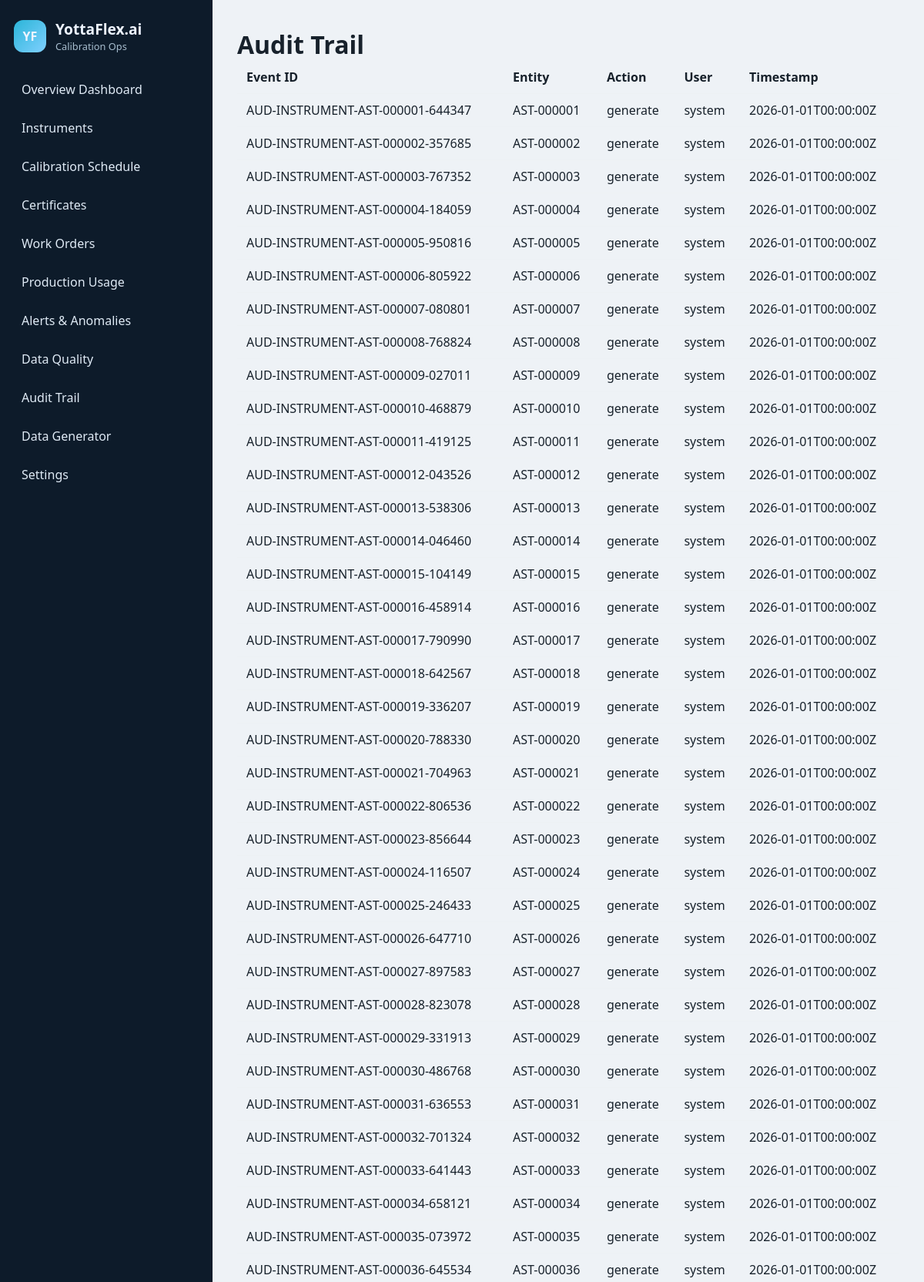
Screenshot of /audit (upper part) with the database file from the repository.
### tables this page shows
CREATE TABLE audit_record (
    id INTEGER PRIMARY KEY AUTOINCREMENT,
    event_id TEXT UNIQUE NOT NULL,
    entity_type TEXT NOT NULL,
    entity_id TEXT NOT NULL,
    action TEXT NOT NULL,
    previous_state TEXT,
    new_state TEXT,
    user_name TEXT NOT NULL,
    created_at TEXT NOT NULL,
    reason TEXT
);

### yottaflex/app.py (the view)
    @app.route('/audit')
    def audit():
        conn = get_connection(app.config['DATABASE_PATH'])
        rows = conn.execute('SELECT * FROM audit_record ORDER BY created_at DESC LIMIT 100').fetchall()
        conn.close()
        return render_template('audit.html', audits=rows)

### yottaflex/db.py (called while the page is built)
def get_connection(database_path=None):
    path = database_path or os.getenv('DATABASE_PATH')
    if not path:
        os.makedirs(str(BASE_DIR / 'data'), exist_ok=True)
        path = str(BASE_DIR / 'data' / 'yottaflex.db')
    os.makedirs(os.path.dirname(path) or '.', exist_ok=True)
    conn = sqlite3.connect(path)
    conn.row_factory = sqlite3.Row
    return conn

### templates/audit.html (shortened to what this page needs)
{% extends 'base.html' %}
{% block content %}
<h1>Audit Trail</h1>
<table class="table">
  <thead><tr><th>Event ID</th><th>Entity</th><th>Action</th><th>User</th><th>Timestamp</th></tr></thead>
  <tbody>
    {% for row in audits %}
    <tr><td>{{ row.event_id }}</td><td>{{ row.entity_id }}</td><td>{{ row.action }}</td><td>{{ row.user_name }}</td><td>{{ row.created_at }}</td></tr>
    {% endfor %}
  </tbody>
</table>
{% endblock %}

### static/styles.css (style rules this page uses)
body { margin:0; font-family:Segoe UI, Arial,sans-serif; background:#eef2f6; color:#17212b; }
h1 { margin: 4px 0 0; font-size:2rem; }
.table { width:100%; border-collapse:collapse; }
.table th, .table td { padding:10px 12px; border-bottom:1px solid #edf1f4; text-align:left; }

### rows the page displays
audit_record: event_id "AUD-INSTRUMENT-AST-000001-644347", entity_id "AST-000001", action "generate", user_name "system", created_at "2026-01-01T00:00:00Z"
audit_record: event_id "AUD-INSTRUMENT-AST-000002-357685", entity_id "AST-000002", action "generate", user_name "system", created_at "2026-01-01T00:00:00Z"
audit_record: event_id "AUD-INSTRUMENT-AST-000003-767352", entity_id "AST-000003", action "generate", user_name "system", created_at "2026-01-01T00:00:00Z"
audit_record: event_id "AUD-INSTRUMENT-AST-000004-184059", entity_id "AST-000004", action "generate", user_name "system", created_at "2026-01-01T00:00:00Z"
audit_record: event_id "AUD-INSTRUMENT-AST-000005-950816", entity_id "AST-000005", action "generate", user_name "system", created_at "2026-01-01T00:00:00Z"
audit_record: event_id "AUD-INSTRUMENT-AST-000006-805922", entity_id "AST-000006", action "generate", user_name "system", created_at "2026-01-01T00:00:00Z"
audit_record: event_id "AUD-INSTRUMENT-AST-000007-080801", entity_id "AST-000007", action "generate", user_name "system", created_at "2026-01-01T00:00:00Z"
audit_record: event_id "AUD-INSTRUMENT-AST-000008-768824", entity_id "AST-000008", action "generate", user_name "system", created_at "2026-01-01T00:00:00Z"
audit_record: event_id "AUD-INSTRUMENT-AST-000009-027011", entity_id "AST-000009", action "generate", user_name "system", created_at "2026-01-01T00:00:00Z"
audit_record: event_id "AUD-INSTRUMENT-AST-000010-468879", entity_id "AST-000010", action "generate", user_name "system", created_at "2026-01-01T00:00:00Z"
audit_record: event_id "AUD-INSTRUMENT-AST-000011-419125", entity_id "AST-000011", action "generate", user_name "system", created_at "2026-01-01T00:00:00Z"
audit_record: event_id "AUD-INSTRUMENT-AST-000012-043526", entity_id "AST-000012", action "generate", user_name "system", created_at "2026-01-01T00:00:00Z"
audit_record: event_id "AUD-INSTRUMENT-AST-000013-538306", entity_id "AST-000013", action "generate", user_name "system", created_at "2026-01-01T00:00:00Z"
audit_record: event_id "AUD-INSTRUMENT-AST-000014-046460", entity_id "AST-000014", action "generate", user_name "system", created_at "2026-01-01T00:00:00Z"
audit_record: event_id "AUD-INSTRUMENT-AST-000015-104149", entity_id "AST-000015", action "generate", user_name "system", created_at "2026-01-01T00:00:00Z"
audit_record: event_id "AUD-INSTRUMENT-AST-000016-458914", entity_id "AST-000016", action "generate", user_name "system", created_at "2026-01-01T00:00:00Z"
audit_record: event_id "AUD-INSTRUMENT-AST-000017-790990", entity_id "AST-000017", action "generate", user_name "system", created_at "2026-01-01T00:00:00Z"
audit_record: event_id "AUD-INSTRUMENT-AST-000018-642567", entity_id "AST-000018", action "generate", user_name "system", created_at "2026-01-01T00:00:00Z"
audit_record: event_id "AUD-INSTRUMENT-AST-000019-336207", entity_id "AST-000019", action "generate", user_name "system", created_at "2026-01-01T00:00:00Z"
audit_record: event_id "AUD-INSTRUMENT-AST-000020-788330", entity_id "AST-000020", action "generate", user_name "system", created_at "2026-01-01T00:00:00Z"
audit_record: event_id "AUD-INSTRUMENT-AST-000021-704963", entity_id "AST-000021", action "generate", user_name "system", created_at "2026-01-01T00:00:00Z"
audit_record: event_id "AUD-INSTRUMENT-AST-000022-806536", entity_id "AST-000022", action "generate", user_name "system", created_at "2026-01-01T00:00:00Z"
audit_record: event_id "AUD-INSTRUMENT-AST-000023-856644", entity_id "AST-000023", action "generate", user_name "system", created_at "2026-01-01T00:00:00Z"
audit_record: event_id "AUD-INSTRUMENT-AST-000024-116507", entity_id "AST-000024", action "generate", user_name "system", created_at "2026-01-01T00:00:00Z"
audit_record: event_id "AUD-INSTRUMENT-AST-000025-246433", entity_id "AST-000025", action "generate", user_name "system", created_at "2026-01-01T00:00:00Z"
audit_record: event_id "AUD-INSTRUMENT-AST-000026-647710", entity_id "AST-000026", action "generate", user_name "system", created_at "2026-01-01T00:00:00Z"
audit_record: event_id "AUD-INSTRUMENT-AST-000027-897583", entity_id "AST-000027", action "generate", user_name "system", created_at "2026-01-01T00:00:00Z"
audit_record: event_id "AUD-INSTRUMENT-AST-000028-823078", entity_id "AST-000028", action "generate", user_name "system", created_at "2026-01-01T00:00:00Z"
audit_record: event_id "AUD-INSTRUMENT-AST-000029-331913", entity_id "AST-000029", action "generate", user_name "system", created_at "2026-01-01T00:00:00Z"
audit_record: event_id "AUD-INSTRUMENT-AST-000030-486768", entity_id "AST-000030", action "generate", user_name "system", created_at "2026-01-01T00:00:00Z"
audit_record: event_id "AUD-INSTRUMENT-AST-000031-636553", entity_id "AST-000031", action "generate", user_name "system", created_at "2026-01-01T00:00:00Z"
audit_record: event_id "AUD-INSTRUMENT-AST-000032-701324", entity_id "AST-000032", action "generate", user_name "system", created_at "2026-01-01T00:00:00Z"
audit_record: event_id "AUD-INSTRUMENT-AST-000033-641443", entity_id "AST-000033", action "generate", user_name "system", created_at "2026-01-01T00:00:00Z"
audit_record: event_id "AUD-INSTRUMENT-AST-000034-658121", entity_id "AST-000034", action "generate", user_name "system", created_at "2026-01-01T00:00:00Z"
audit_record: event_id "AUD-INSTRUMENT-AST-000035-073972", entity_id "AST-000035", action "generate", user_name "system", created_at "2026-01-01T00:00:00Z"
audit_record: event_id "AUD-INSTRUMENT-AST-000036-645534", entity_id "AST-000036", action "generate", user_name "system", created_at "2026-01-01T00:00:00Z"
